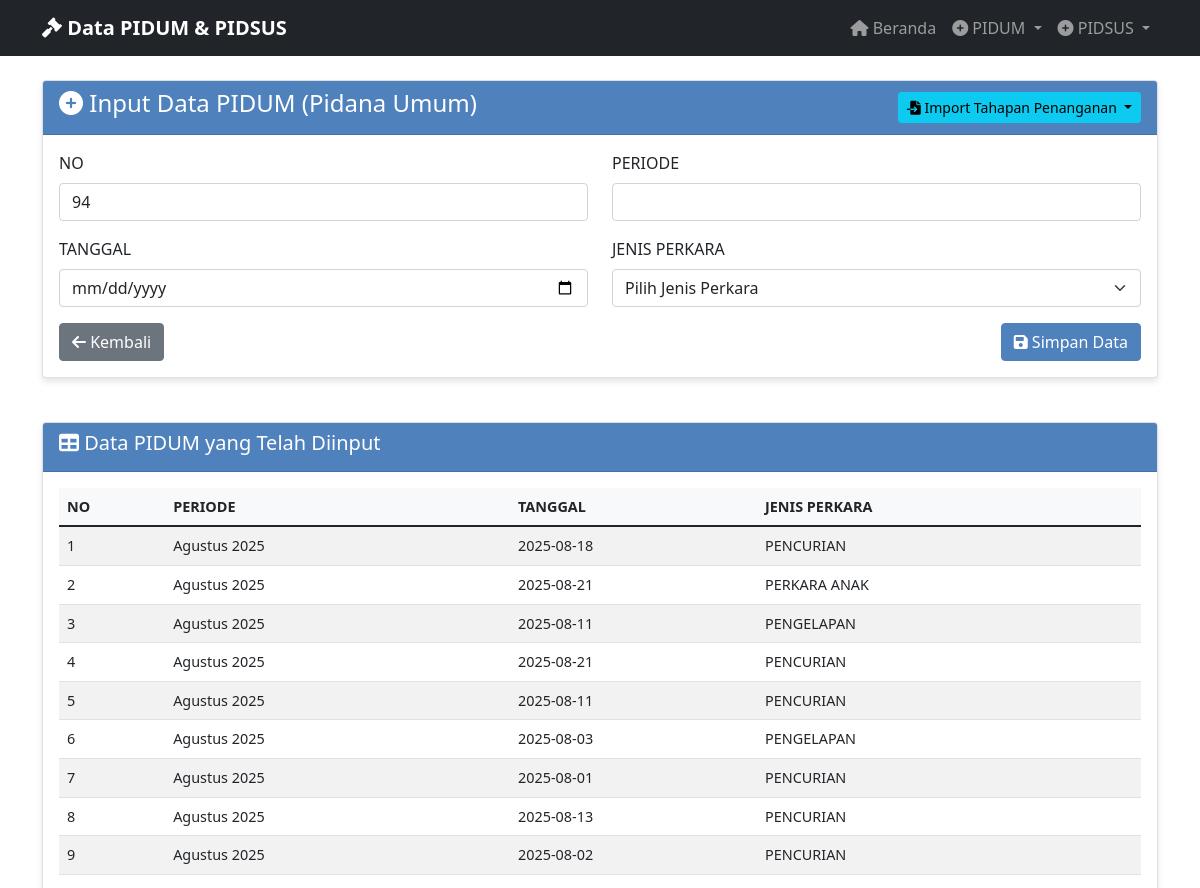
Page /manual_input_pidum (upper part) on the earlier database version.
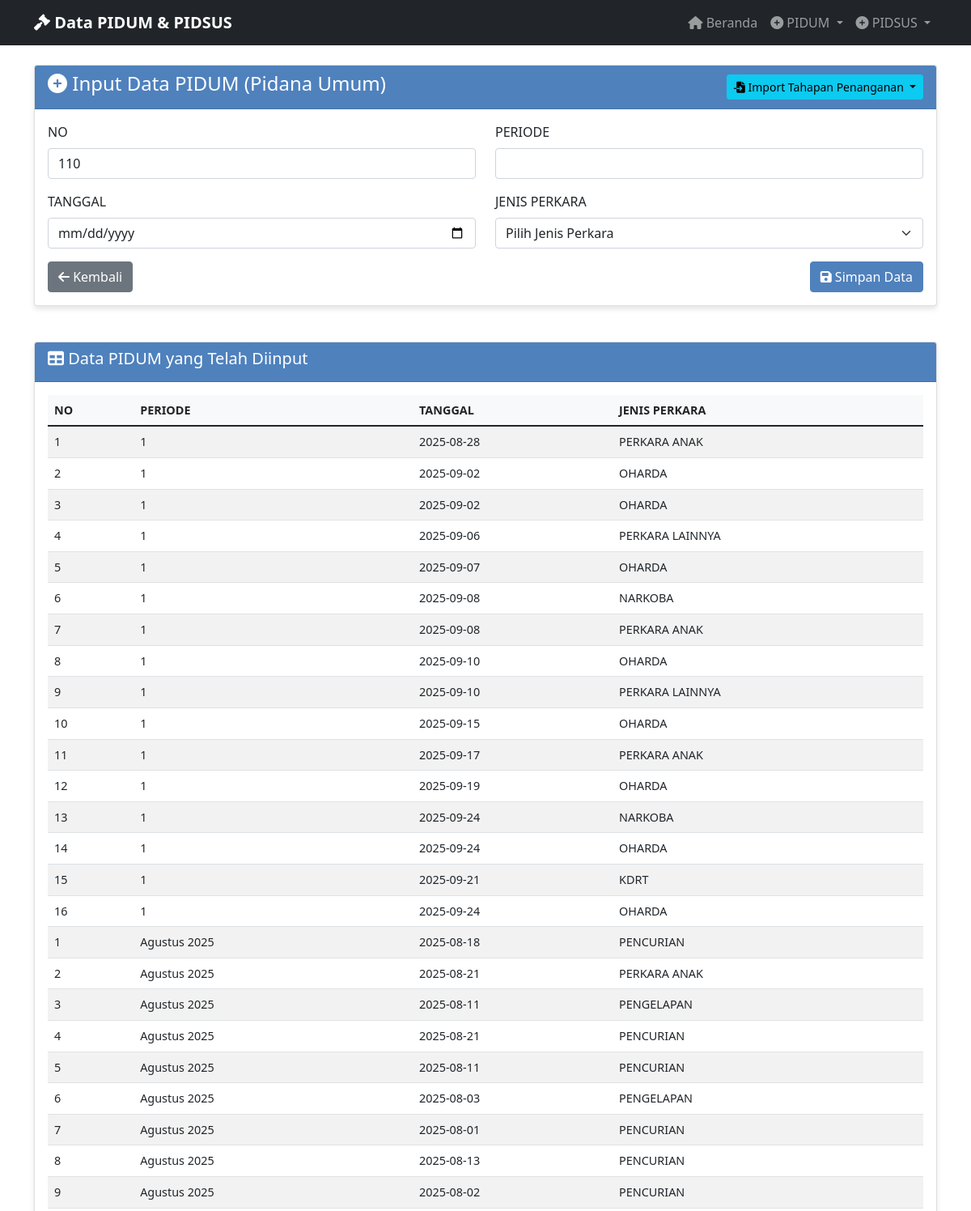
Same page on the later database version.
### tables this page shows
CREATE TABLE "pidum_data" (
                id INTEGER PRIMARY KEY AUTOINCREMENT,
                no TEXT NOT NULL,
                periode TEXT NOT NULL,
                tanggal TEXT NOT NULL,
                jenis_perkara TEXT NOT NULL,
                tahapan_penanganan TEXT NOT NULL,
                keterangan TEXT NOT NULL,
                created_at TIMESTAMP DEFAULT CURRENT_TIMESTAMP
            );

### app_with_db.py (the view, shortened to what this page needs)
@app.route('/manual_input_pidum', methods=['GET', 'POST'])
def manual_input_pidum():
    data = get_pidum_data_for_export()
    return render_template('input_pidum.html', data=data)

### database.py (called while the page is built)
@contextmanager
def get_db_connection():
    conn = sqlite3.connect(DATABASE_PATH)
    conn.row_factory = sqlite3.Row
    try:
        yield conn
    finally:
        conn.close()

def get_all_pidum_data():
    with get_db_connection() as conn:
        cursor = conn.cursor()
        cursor.execute('SELECT * FROM pidum_data ORDER BY created_at DESC')
        rows = cursor.fetchall()
        return [dict(row) for row in rows]

def get_pidum_data_for_export():
    data = get_all_pidum_data()
    export_data = []
    for row in data:
        export_data.append({
            'NO': row['no'],
            'PERIODE': row['periode'],
            'TANGGAL': row['tanggal'],
            'JENIS PERKARA': row['jenis_perkara'],
            'TAHAPAN PENANGANAN': row['tahapan_penanganan'],
            'KETERANGAN': row['keterangan']
        })
    return export_data

### templates/input_pidum.html (shortened to what this page needs)
{% extends "base.html" %}
{% block content %}
<div class="row">
    <div class="col-md-12">
        <div class="card">
            <div class="card-header d-flex justify-content-between align-items-center">
                <h4><i class="fas fa-plus-circle"></i> Input Data PIDUM (Pidana Umum)</h4>
                <div class="btn-group">
                    <button type="button" class="btn btn-info btn-sm dropdown-toggle" data-bs-toggle="dropdown" aria-expanded="false">
                        <i class="fas fa-file-import"></i> Import Tahapan Penanganan
                    </button>
                </div>
            </div>
            <div class="card-body">
                <form method="POST" action="{{ url_for('input_pidum') }}">
                    <div class="row">
                        <div class="col-md-6">
                            <div class="mb-3">
                                <label for="no" class="form-label">NO</label>
                                <input type="number" class="form-control" id="no" name="no" required>
                            </div>
                        </div>
                        <div class="col-md-6">
                            <div class="mb-3">
                                <label for="periode" class="form-label">PERIODE</label>
                                <input type="text" class="form-control" id="periode" name="periode" required>
                            </div>
                        </div>
                    </div>
                    <div class="row">
                        <div class="col-md-6">
                            <div class="mb-3">
                                <label for="tanggal" class="form-label">TANGGAL</label>
                                <input type="date" class="form-control" id="tanggal" name="tanggal" required>
                            </div>
                        </div>
                        <div class="col-md-6">
                            <div class="mb-3">
                                <label for="jenis_perkara" class="form-label">JENIS PERKARA</label>
                                <select class="form-select" id="jenis_perkara" name="jenis_perkara" required>
                                    <option value="">Pilih Jenis Perkara</option>
                                </select>
                            </div>
                        </div>
                    </div>
                    <div class="d-flex justify-content-between">
                        <a href="{{ url_for('index') }}" class="btn btn-secondary">
                            <i class="fas fa-arrow-left"></i> Kembali
                        </a>
                        <button type="submit" class="btn btn-primary">
                            <i class="fas fa-save"></i> Simpan Data
                        </button>
                    </div>
                </form>
            </div>
        </div>
    </div>
</div>
{% if data %}
<div class="row mt-4">
    <div class="col-md-12">
        <div class="card">
            <div class="card-header">
                <h5><i class="fas fa-table"></i> Data PIDUM yang Telah Diinput</h5>
            </div>
            <div class="card-body">
                <div class="table-responsive">
                    <table class="table table-striped table-hover">
                        <thead>
                            <tr>
                                <th>NO</th>
                                <th>PERIODE</th>
                                <th>TANGGAL</th>
                                <th>JENIS PERKARA</th>
                            </tr>
                        </thead>
                        <tbody>
                            {% for item in data %}
                            <tr>
                                <td>{{ item.NO }}</td>
                                <td>{{ item.PERIODE }}</td>
                                <td>{{ item.TANGGAL }}</td>
                                <td>{{ item['JENIS PERKARA'] }}</td>
                            </tr>
                            {% endfor %}
                        </tbody>
                    </table>
                </div>
            </div>
        </div>
    </div>
</div>
{% endif %}
{% endblock %}

### templates/base.html (shortened to what this page needs)
<!DOCTYPE html>
<html lang="id">
<head>
    <link href="https://cdn.jsdelivr.net/npm/bootstrap@5.1.3/dist/css/bootstrap.min.css" rel="stylesheet">
    <link href="https://cdnjs.cloudflare.com/ajax/libs/font-awesome/6.0.0/css/all.min.css" rel="stylesheet">
</head>
<body>
    <nav class="navbar navbar-expand-lg navbar-dark bg-dark">
        <div class="container">
            <a class="navbar-brand" href="{{ url_for('index') }}">
                <i class="fas fa-gavel"></i> Data PIDUM & PIDSUS
            </a>
            <div class="collapse navbar-collapse" id="navbarNav">
                <ul class="navbar-nav ms-auto">
                    <li class="nav-item">
                        <a class="nav-link" href="{{ url_for('index') }}">
                            <i class="fas fa-home"></i> Beranda
                        </a>
                    </li>
                    <li class="nav-item dropdown">
                        <a class="nav-link dropdown-toggle" href="#" id="pidumDropdown" role="button" data-bs-toggle="dropdown">
                            <i class="fas fa-plus-circle"></i> PIDUM
                        </a>
                    </li>
                    <li class="nav-item dropdown">
                        <a class="nav-link dropdown-toggle" href="#" id="pidsusDropdown" role="button" data-bs-toggle="dropdown">
                            <i class="fas fa-plus-circle"></i> PIDSUS
                        </a>
                    </li>
                </ul>
            </div>
        </div>
    </nav>
    <div class="container mt-4">
        {% block content %}{% endblock %}
    </div>
</body>
</html>

### templates/base.html (style rules this page uses)
.navbar-brand { font-weight: bold; }
.card { box-shadow: 0 4px 6px rgba(0, 0, 0, 0.1); margin-bottom: 20px; }
.card-header { background-color: #4F81BD; color: white; font-weight: bold; }
.btn-primary { background-color: #4F81BD; border-color: #4F81BD; }
.table { font-size: 0.9rem; }
.table th { background-color: #f8f9fa; font-weight: bold; }

Differences in the rows shown:
added pidum_data: NO "1", PERIODE "1", TANGGAL "2025-08-28", jenis_perkara "PERKARA ANAK"
added pidum_data: NO "2", PERIODE "1", TANGGAL "2025-09-02", jenis_perkara "OHARDA"
added pidum_data: NO "3", PERIODE "1", TANGGAL "2025-09-02", jenis_perkara "OHARDA"
added pidum_data: NO "4", PERIODE "1", TANGGAL "2025-09-06", jenis_perkara "PERKARA LAINNYA"
added pidum_data: NO "5", PERIODE "1", TANGGAL "2025-09-07", jenis_perkara "OHARDA"
added pidum_data: NO "6", PERIODE "1", TANGGAL "2025-09-08", jenis_perkara "NARKOBA"
added pidum_data: NO "7", PERIODE "1", TANGGAL "2025-09-08", jenis_perkara "PERKARA ANAK"
added pidum_data: NO "8", PERIODE "1", TANGGAL "2025-09-10", jenis_perkara "OHARDA"
added pidum_data: NO "9", PERIODE "1", TANGGAL "2025-09-10", jenis_perkara "PERKARA LAINNYA"
added pidum_data: NO "10", PERIODE "1", TANGGAL "2025-09-15", jenis_perkara "OHARDA"
added pidum_data: NO "11", PERIODE "1", TANGGAL "2025-09-17", jenis_perkara "PERKARA ANAK"
added pidum_data: NO "12", PERIODE "1", TANGGAL "2025-09-19", jenis_perkara "OHARDA"
added pidum_data: NO "13", PERIODE "1", TANGGAL "2025-09-24", jenis_perkara "NARKOBA"
added pidum_data: NO "14", PERIODE "1", TANGGAL "2025-09-24", jenis_perkara "OHARDA"
added pidum_data: NO "15", PERIODE "1", TANGGAL "2025-09-21", jenis_perkara "KDRT"
added pidum_data: NO "16", PERIODE "1", TANGGAL "2025-09-24", jenis_perkara "OHARDA"
Other differences:
form field no: "94" → "110"
